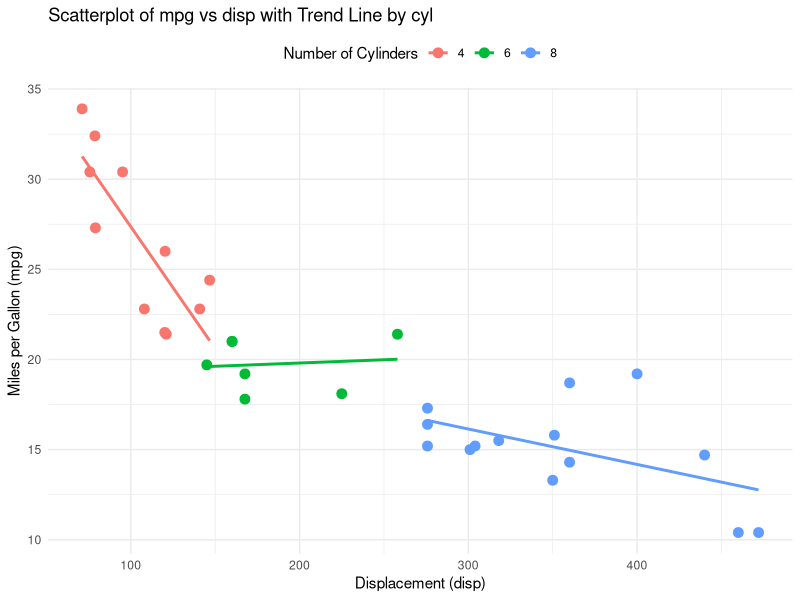

R code for this plot:
# Load the required ggplot2 package
library(ggplot2)

# Load the mtcars dataset
data(mtcars)

# Create the scatterplot with color based on cyl and add a smooth trend line
ggplot(mtcars, aes(x = disp, y = mpg, color = factor(cyl))) + 
  geom_point(size = 3) +  # Scatter plot with points
  geom_smooth(method = "lm", se = FALSE, aes(color = factor(cyl))) +  # Add smooth line (linear model)
  labs(x = "Displacement (disp)", 
       y = "Miles per Gallon (mpg)", 
       title = "Scatterplot of mpg vs disp with Trend Line by cyl",
       color = "Number of Cylinders") +  # Labels and title
  theme_minimal() +  # Minimal theme
  theme(legend.position = "top")  # Position the legend at the top
